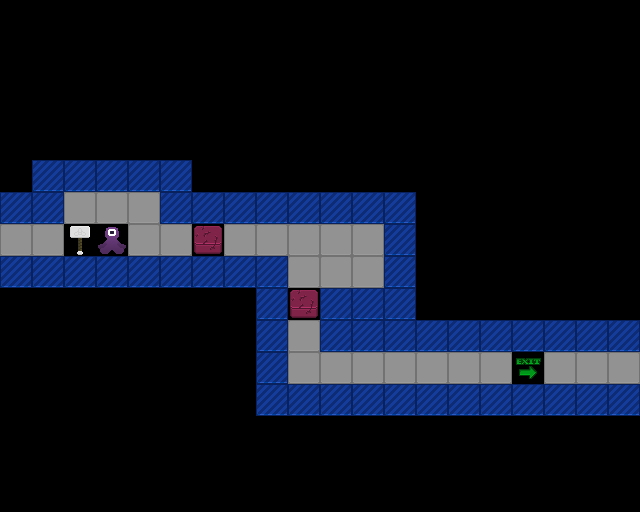

This game map was drawn from its Tiled (.tmx) file and the tilesets committed beside it. A one-line description and the full map source follow:
An orthogonal 20x16 tile map with 32x32 px tiles, 1 tile layer (Tile Layer 1).

<map version="1.5" tiledversion="1.7.0" orientation="orthogonal" renderorder="right-down" width="20" height="16" tilewidth="32" tileheight="32" infinite="0" nextlayerid="2" nextobjectid="1">
 <tileset firstgid="1" source="project-mjolnir.tsx" />
 <layer id="1" name="Tile Layer 1" width="20" height="16">
  <data encoding="csv">
0,0,0,0,0,0,0,0,0,0,0,0,0,0,0,0,0,0,0,0,
0,0,0,0,0,0,0,0,0,0,0,0,0,0,0,0,0,0,0,0,
0,0,0,0,0,0,0,0,0,0,0,0,0,0,0,0,0,0,0,0,
0,0,0,0,0,0,0,0,0,0,0,0,0,0,0,0,0,0,0,0,
0,0,0,0,0,0,0,0,0,0,0,0,0,0,0,0,0,0,0,0,
0,4,4,4,4,4,0,0,0,0,0,0,0,0,0,0,0,0,0,0,
4,4,3,3,3,4,4,4,4,4,4,4,4,0,0,0,0,0,0,0,
3,3,48,50,3,3,1,3,3,3,3,3,4,0,0,0,0,0,0,0,
4,4,4,4,4,4,4,4,4,3,3,3,4,0,0,0,0,0,0,0,
0,0,0,0,0,0,0,0,4,1,4,4,4,0,0,0,0,0,0,0,
0,0,0,0,0,0,0,0,4,3,4,4,4,4,4,4,4,4,4,4,
0,0,0,0,0,0,0,0,4,3,3,3,3,3,3,3,18,3,3,3,
0,0,0,0,0,0,0,0,4,4,4,4,4,4,4,4,4,4,4,4,
0,0,0,0,0,0,0,0,0,0,0,0,0,0,0,0,0,0,0,0,
0,0,0,0,0,0,0,0,0,0,0,0,0,0,0,0,0,0,0,0,
0,0,0,0,0,0,0,0,0,0,0,0,0,0,0,0,0,0,0,0
</data>
 </layer>
</map>
